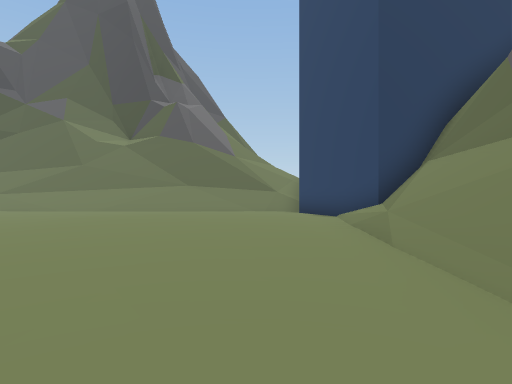
View 1 (above)

22 first-person views from a walk through a 3-D level made in the Unity game engine. The camera is 1.3 m above the floor, looks level and sees 80° across. The floor is counted in squares, 2 m on a side. Each view is taken from the middle of a square. On the plan, view 1 faces up. The plan holds only what a view shows up to about 10 squares ahead; the rest is blank. The place goes on beyond the plan. The player is left out.

View 2
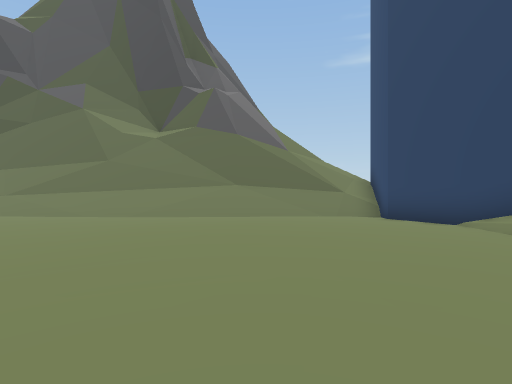

View 3
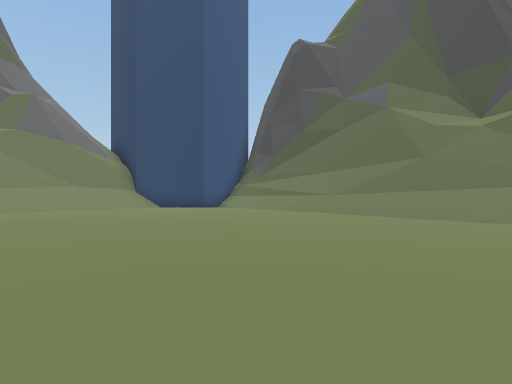

View 4
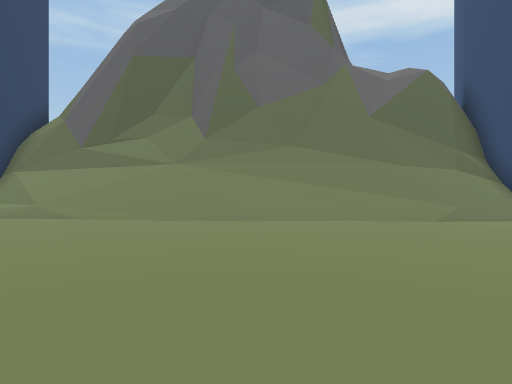

View 5
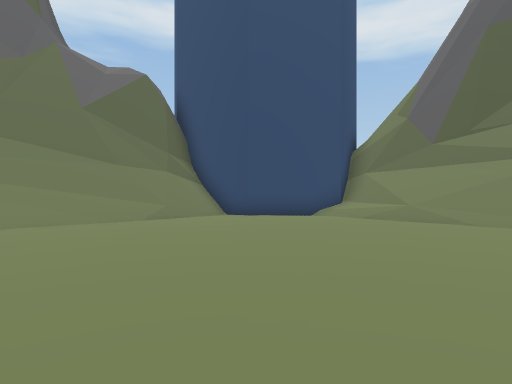

View 6
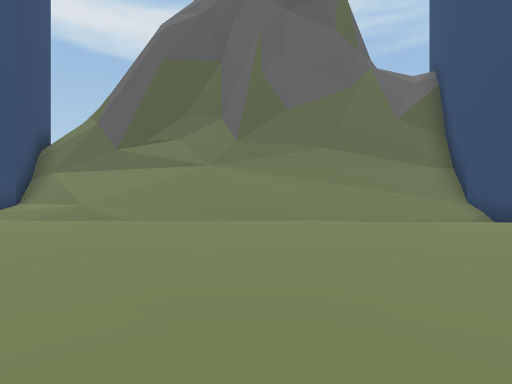

View 7
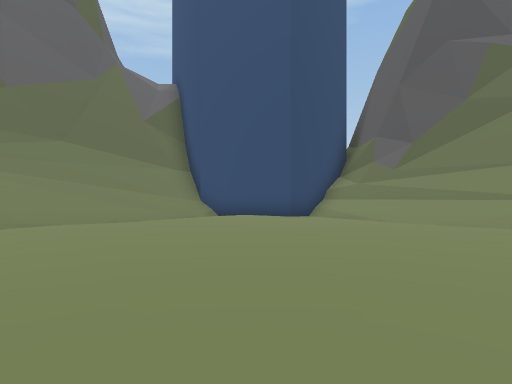

View 8
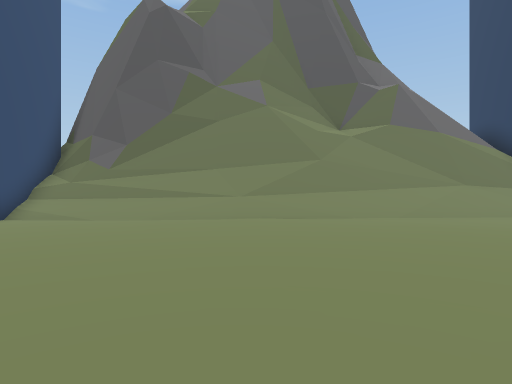

View 9
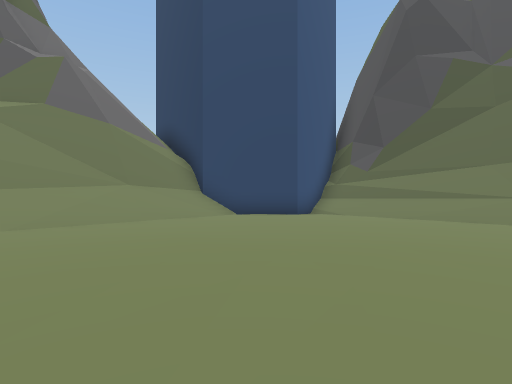

View 10
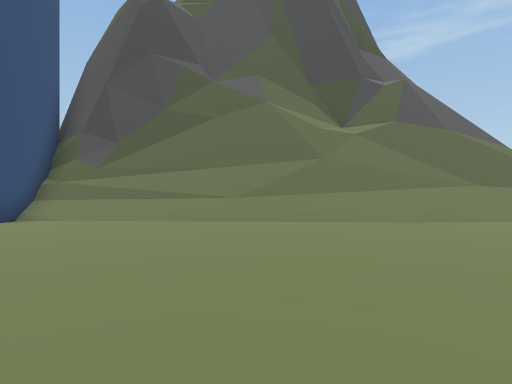

View 11
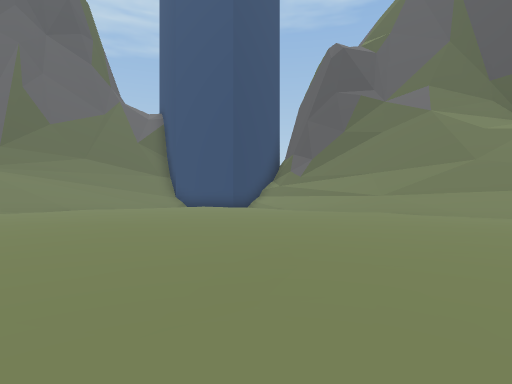

View 12
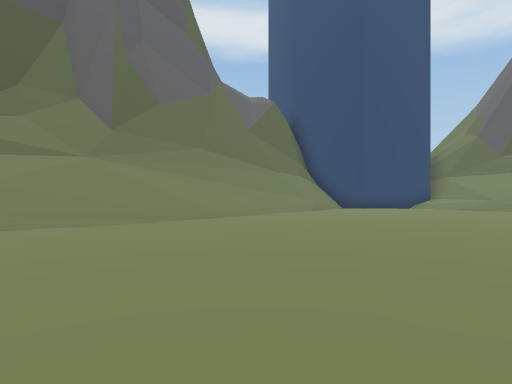

View 13
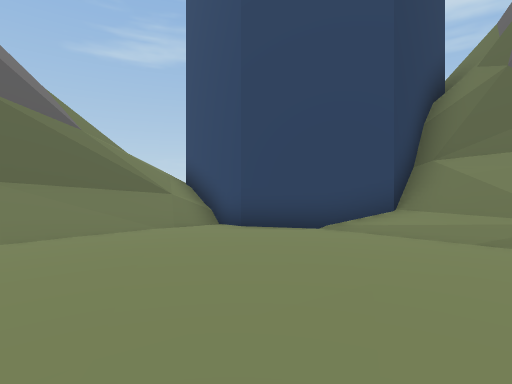

View 14
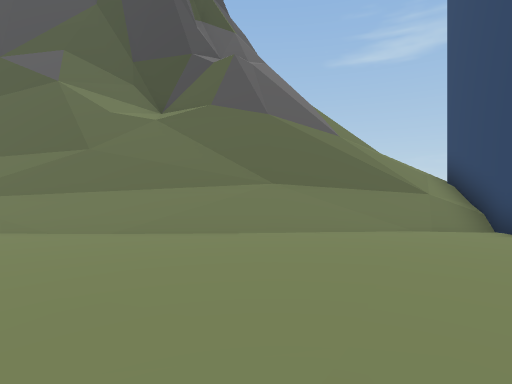

View 15
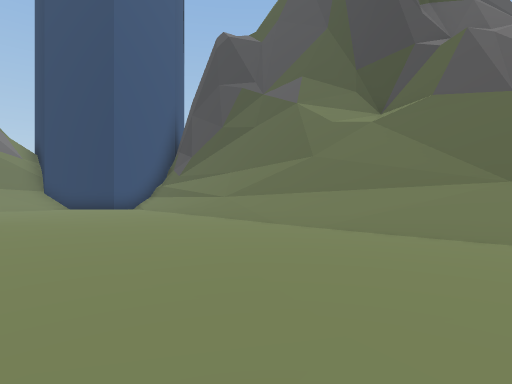

View 16
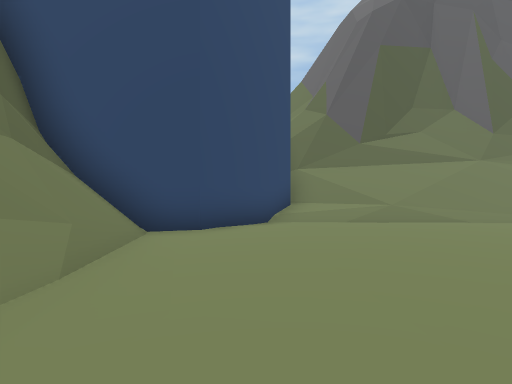

View 17
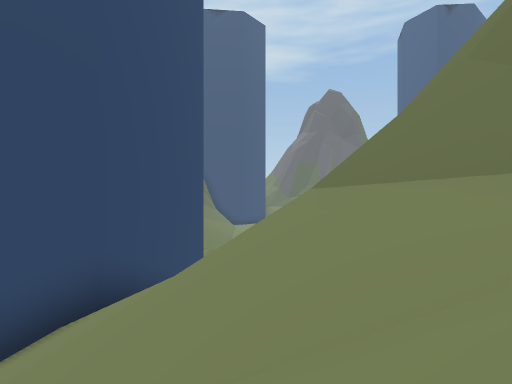

View 18
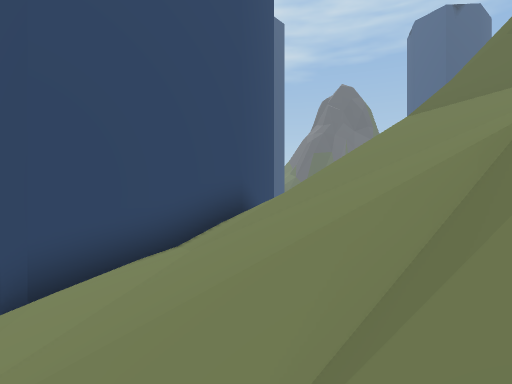

View 19
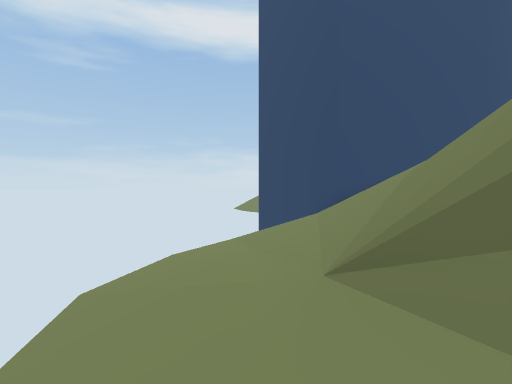

View 20
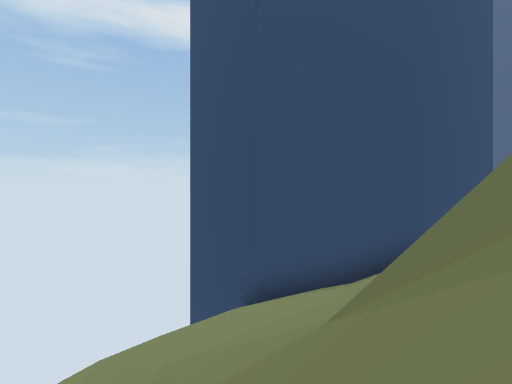

View 21
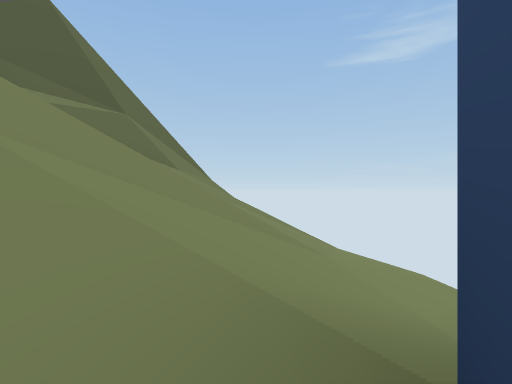

View 22
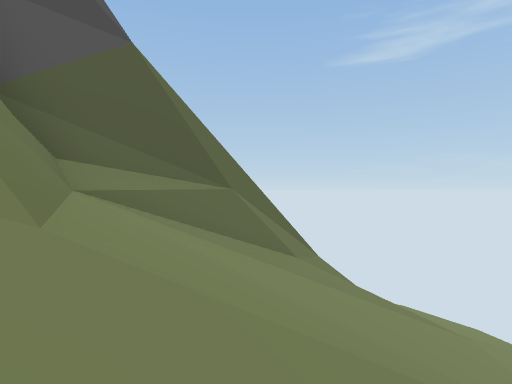

### Floor plan
Key: @ floor where view 1 was taken; # wall or solid block; . main floor; : floor 0.25 m higher than the main floor; - floor 0.25 m lower than the main floor; / step, stairs or slope; = window, fence, low wall or low ledge; ^ raised ledge; v drop or lower ground.
Columns run from 18 left of view 1 to 6 right of it. Each row starts with its distance up from view 1.
 23                    /
 22                    =//-
 21                   /////
 20                   //////
 19                  ##=////
 18                 ##//////
 17                 #///////
 16                 #///////#
 15            ######=////###
 14            #vvvv=////##
 13       ######### v////#
 12    #####///=#####v=/##
 11    #////////////////#
 10   ##................#
  9  ##.................##
  8 ##..............::../#
  7 #//...........:::::./##
  6 #//......:.....::::./=#
  5 #//.....:.......:::://#
  4 #//...::............//#
  3 #//...::............//#
  2 #=/.......::........//#
  1 #=/.................//#
  0 #=/...............@.//#
 -1 ##/:................//#
 -2 #//.......:.........//#
 -3 #//.......:.........//#
 -4 ##/.................//#
 -5 #=/.................//#
 -6 #=/.................//#
 -7 #^/.................//#
 -8 ###.................//#
 -9   ##...............####
-10    ##/////////////##
-11     #///////////=##
-12     ##############

Positions as (right, up) in squares from view 1, and headings:
1: (0, 0), facing up
2: (-2, 2), facing up
3: (-4, 2), facing up-left
4: (-6, -1), facing right
5: (-6, -2), facing down-right
6: (-8, -2), facing down
7: (-8, -2), facing down-left
8: (-8, -1), facing left
9: (-9, 2), facing up-left
10: (-9, 3), facing up
11: (-6, 3), facing down-left
12: (-5, 4), facing down-right
13: (-3, 5), facing up-right
14: (-3, 5), facing up
15: (-2, 5), facing up-left
16: (0, -3), facing down
17: (0, 18), facing down
18: (2, 20), facing down
19: (1, 23), facing down-right
20: (0, 21), facing down-right
21: (2, 13), facing up
22: (0, 14), facing up
